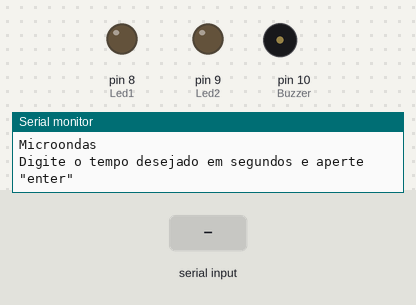
This sketch was run on a simulated Arduino Mega 2560, built with avr-gcc and run on an emulated ATmega2560. Parts: output pins drawn as LEDs (lit = HIGH), buzzer (waves = sounding, pin HIGH), the last lines printed to the serial monitor. Dashed ring = blinking. The inputs (shaded band) are chosen by the test bench.

Above: at 1.2 s.
1.3 s: "90,45\n" received over Serial
At 3.1 s:
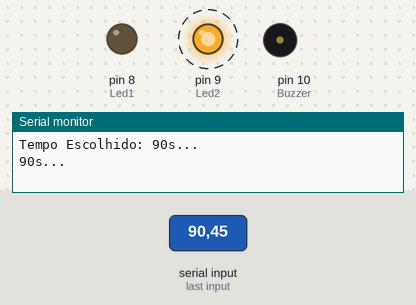
At 4.1 s:
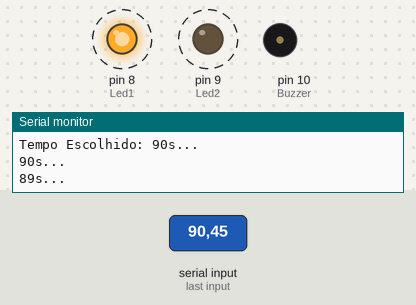
Timing chart, 0 to 10.3 s (numbered marks = the images above; inputs shaded):
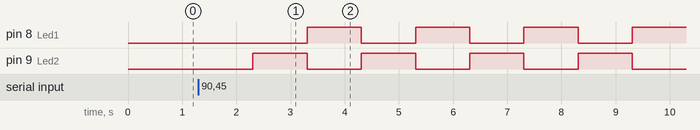

The sketch:

microondas.ino
```cpp
typedef enum { COMECO, TEMPO, ESQUENTA, FIM, BUZZER } Estado;
Estado EstadoAtual = COMECO;
int TempoDigitado;

unsigned long UltimoMillis;

const int Led1 = 8;
const int Led2 = 9;
const int Buzzer = 10;

int contBuzzer = 0;
int EstadoBuzzer = LOW;

int EstadoLed1 = HIGH;
int EstadoLed2 = LOW;

void ImprimeMenu() {
  Serial.println("Microondas\n\nDigite o tempo desejado em segundos e aperte \"enter\"\n");
}

void setup() {
  Serial.begin(9600);

  pinMode(Led1, OUTPUT);
  pinMode(Led2, OUTPUT);
  pinMode(Buzzer, OUTPUT);

  digitalWrite(Led1, LOW);
  digitalWrite(Led2, LOW);
  digitalWrite(Buzzer, LOW);
}

void loop() {
  if (EstadoAtual == COMECO) {
    ImprimeMenu();
    EstadoAtual = TEMPO;
  } else if (EstadoAtual == TEMPO) {
    if (Serial.available() > 0) {
      TempoDigitado = Serial.parseInt();
      Serial.print("Tempo Escolhido: ");
      Serial.print(TempoDigitado);
      Serial.println("s...");
      EstadoAtual = ESQUENTA;
      UltimoMillis = millis();
    }
  } else if (EstadoAtual == ESQUENTA) {
    if (millis() - UltimoMillis > 1000) {
      if (TempoDigitado != 0) {
        EstadoLed1 = !EstadoLed1;
        EstadoLed2 = !EstadoLed2;
        digitalWrite(Led1, EstadoLed1);
        digitalWrite(Led2, EstadoLed2);
        Serial.print(TempoDigitado--);
        Serial.println("s...");
        UltimoMillis = millis();
      } else {
        EstadoAtual = FIM;
      }
    }
  } else if (EstadoAtual == FIM) {
    digitalWrite(Led1, LOW);
    digitalWrite(Led2, LOW);
    EstadoAtual = BUZZER;
    UltimoMillis = millis();
  } else if (EstadoAtual == BUZZER) {
    if (millis() - UltimoMillis > 500) {
      if (contBuzzer < 5) {
        EstadoBuzzer = !EstadoBuzzer;
        digitalWrite(Buzzer, EstadoBuzzer);
        contBuzzer++;
        UltimoMillis = millis();
      } else {
        contBuzzer = 0;
        EstadoBuzzer = LOW;
        digitalWrite(Buzzer, EstadoBuzzer);
        Serial.println("FIM!\n");
        EstadoAtual = COMECO;
      }
    }
  }
}
```

Measured:
- after the input at 1.3 s, pin 8 (Led1): alternates HIGH for 1.0 s and LOW for 1.0 s, starting after 2.0 s; pin 9 (Led2): alternates HIGH for 1.0 s and LOW for 1.0 s, starting after 1.0 s
